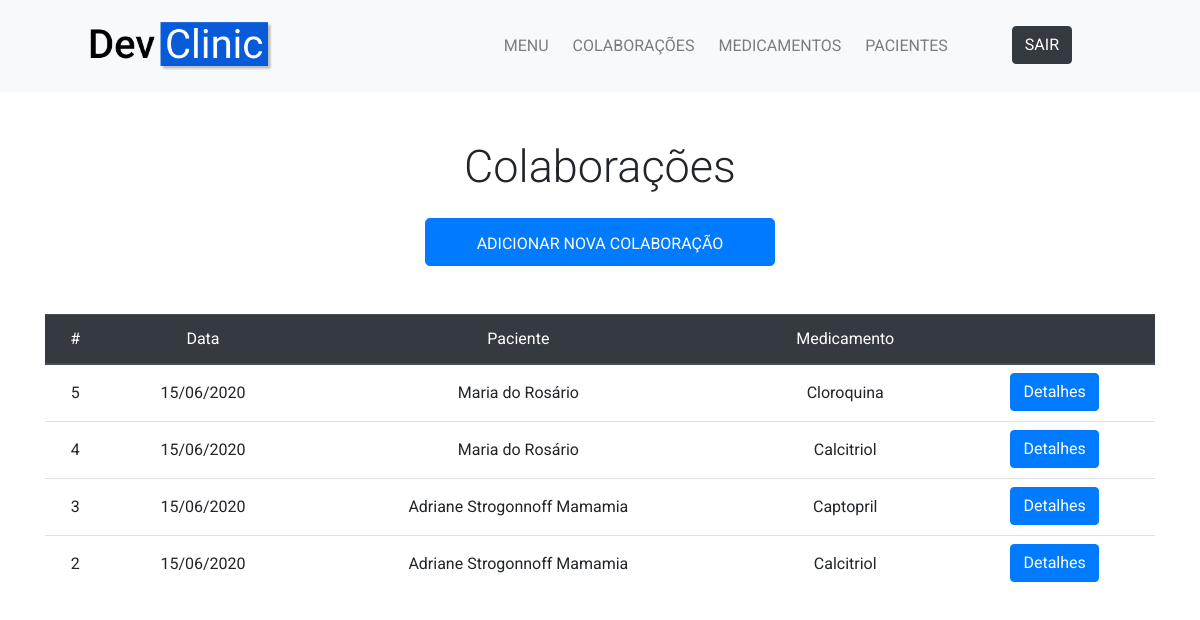
The page /colaboracao/ (signed in) on the database as committed earlier.
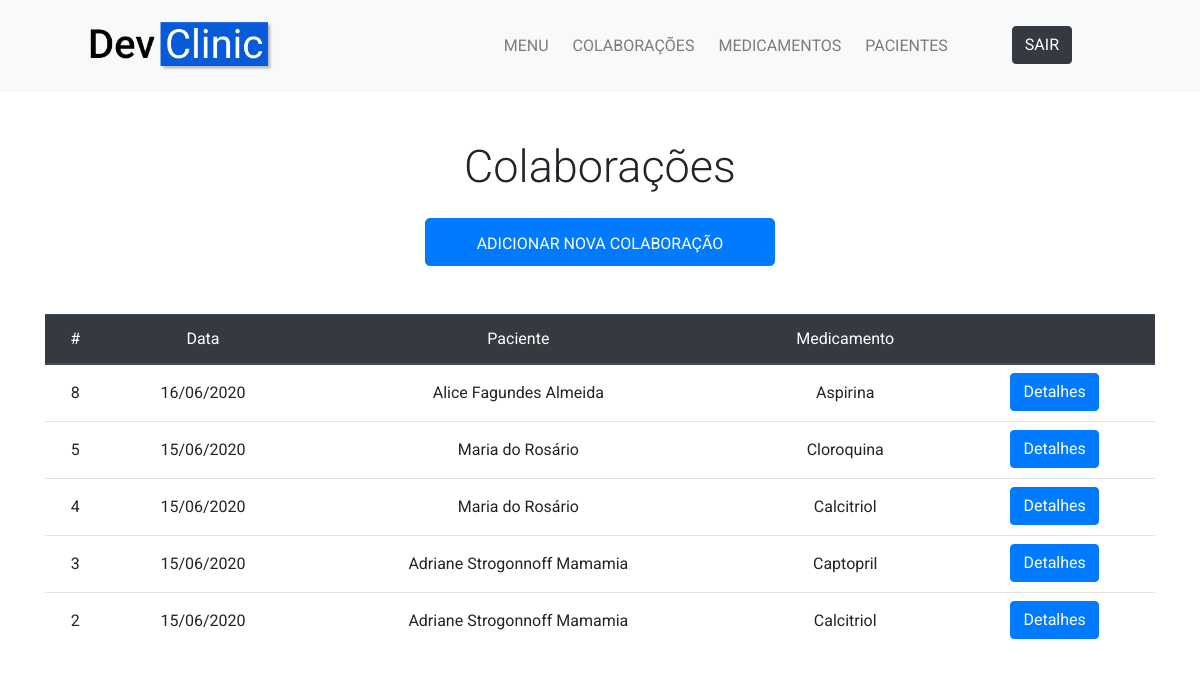
The same page on the database as committed later.
### colaboracao/models.py (models this page shows)
class Colaboracao(models.Model):
    data = models.DateTimeField(auto_now_add=True)
    paciente = models.ForeignKey(Paciente, on_delete=models.CASCADE)
    medicamento = models.ForeignKey(Medicamento, on_delete=models.CASCADE)

### paciente/models.py (models this page shows, shortened)
class Paciente(models.Model):
    SEXO_CHOICES = (
        ('Feminino', 'Feminino'),
        ('Masculino', 'Masculino')
    )
    nome = models.CharField(max_length=200)
    idade = models.BigIntegerField()
    cpf = models.CharField(max_length=11)
    sexo = models.CharField(max_length=9, choices=SEXO_CHOICES)
    datadecadastro = models.DateTimeField(auto_now_add=True)

### medicamento/models.py (models this page shows, shortened)
class Medicamento(models.Model):
    nome = models.CharField(max_length=150)
    marca = models.CharField(max_length=60, blank=True)
    quantidade = models.BigIntegerField()

### colaboracao/views.py (the view)
# urls.py: path('', views.menucolaboracao, name='menucolaboracao'),
@login_required
def menucolaboracao(request):
    colaboracoes = Colaboracao.objects.order_by('-data')
    return render(request, 'colaboracao/menucolaboracao.html', {'colaboracoes':colaboracoes})

### colaboracao/templates/colaboracao/menucolaboracao.html
{% extends '../main/base.html' %}
{% block content %}
  <section class="py-5">
    <div class="container">
      <h1 class="display-4 text-center mb-4 big-display">Colaborações</h1>
      <div class="row justify-content-center">
        <div class="col-md-4">
          <a href="{% url 'colaboracao:criarcolaboracao' %}" class="btn btn-primary btn-lg btn-block align-self-center">
            <span style="font-size: 16px;">ADICIONAR NOVA COLABORAÇÃO</span>
          </a>
        </div>
      </div>
      <div class="row justify-content-center mt-5">
        <div class="col-md-12 text-center">
          {% if colaboracoes %}
            <div class="table-responsive" id="tabela-colaboracao">
              <table class="table table-hover">
                <thead class="thead-dark">
                  <tr>
                    <th scope="col" class="text-center">#</th>
                    <th scope="col" class="text-center">Data</th>
                    <th scope="col" class="text-center">Paciente</th>
                    <th scope="col" class="text-center">Medicamento</th>
                    <th scope="col" class="text-center"></th>
                  </tr>
                </thead>
                <tbody>
                  {% for colaboracao in colaboracoes %}
                    <tr>
                      <th class="text-center py-3">{{ colaboracao.id }}</th>
                      <th class="text-center py-3">{{ colaboracao.data|date:'d/m/Y' }}</th>
                      <th class="text-center py-3">{{ colaboracao.paciente.nome }}</th>
                      <th class="text-center py-3">{{ colaboracao.medicamento.nome }}</th>
                      <th class="text-center py-2"><a href="{% url 'colaboracao:vercolaboracao' colaboracao.id %}" class="btn btn-primary">Detalhes</a></th>
                    </tr>
                  {% endfor %}
                </tbody>
              </table>
            </div>
          {% else %}
            <h3>Nenhuma colaboração cadastrada</h3>
          {% endif %}
        </div>
      </div>
    </div>
  </section>
{% endblock %}

Rows that differ between the two databases and show on the page:
added Colaboracao: id "8", data "16/06/2020", paciente.nome "Alice Fagundes Almeida", medicamento.nome "Aspirina"
